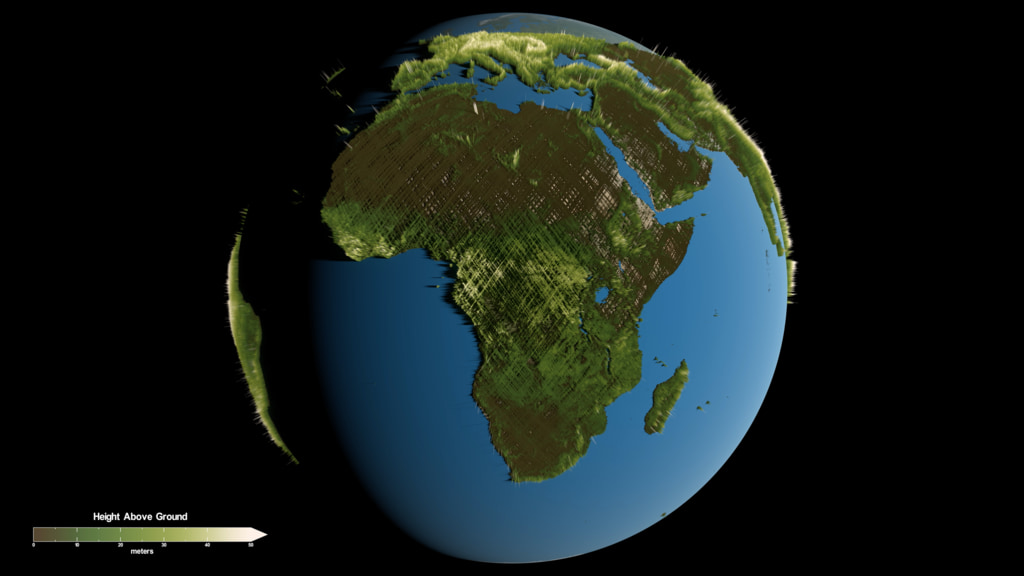
//> input picture images/gedi.jpg, 1024 x 576 px
$ ./earth_backup ../../images/gedi.jpg   (built with g++ and OpenCV 4)
//> lines starting //> are read from the running program, lines starting //| are printed output that depends on the picture
//> further down, image is the input picture: 576 rows x 1024 cols, CV_8UC3; mean B, G, R 27.6, 30, 21.2
#include "terrain.h"
#include "notes.h"
#include "synth.h"
#include "wav_writer.h"

#include <algorithm>
#include <array>
#include <cmath>
#include <iostream>
#include <string>
#include <vector>

// ---- Settings you can tweak ----
constexpr int kColumns = 32;             // time steps across the map
constexpr int kBarColumns = 4;           // columns per bar (one bass note each)
constexpr int kScaleDegrees = 10;        // melody range: 10 pentatonic notes = 2 octaves
constexpr int kMaxLeap = 3;              // biggest jump between neighbouring melody notes
constexpr int kRootMidi = 57;            // A3: the home note of the piece
constexpr double kCropBottom = 0.12;     // ignore the bottom 12% (legend + timestamp)
constexpr double kRestLandFraction = 0.04;  // columns with less land than this have no melody note

// What we learned about one column of the map.
struct ColumnStats {
    std::array<double, kTerrainCount> fraction{};  // share of each terrain type, 0..1
    double landFraction = 0.0;                     // vegetation + land + ice together
    double landPos = 0.5;                          // vertical centre of the land: 0 = bottom, 1 = top
};

// What we learned about the whole map.
struct EarthAnalysis {
    std::vector<ColumnStats> columns;
    std::array<double, kTerrainCount> overall{};   // share of each terrain type over the whole map
};

// The musical decisions that apply to the entire piece.
struct EarthMood {
    bool major = true;
    double bpm = 90.0;
};

bool isLand(Terrain t) {
    return t == Terrain::Vegetation || t == Terrain::Land || t == Terrain::IceCloud;
}

EarthAnalysis analyzeEarth(const cv::Mat& image) {
    // 256-pixel-wide copy, with the legend strip cut off the bottom.
    const double scale = 256.0 / image.cols;
//> scale = 0.25
    cv::Mat mid;
    cv::resize(image, mid, cv::Size(), scale, scale, cv::INTER_AREA);
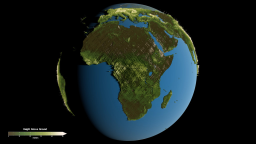
//> mid: 144 rows x 256 cols, CV_8UC3; mean B, G, R 27.6, 30, 21.2
    const int keepRows = static_cast<int>(mid.rows * (1.0 - kCropBottom));
//> keepRows = 126
    const cv::Mat map = mid(cv::Rect(0, 0, mid.cols, keepRows));  // a view: no pixels are copied
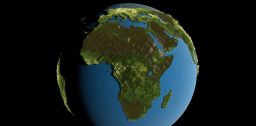
//> map: 126 rows x 256 cols, CV_8UC3; mean B, G, R 27.8, 30.9, 21.8

    cv::Mat hsv;
    cv::cvtColor(map, hsv, cv::COLOR_BGR2HSV);
//> hsv: 126 rows x 256 cols, CV_8UC3; mean H, S, V 26, 63.5, 36.6

    EarthAnalysis result;
    result.columns.resize(kColumns);
//> (the run ends here: the program needs code that is not available in this run, at `std::array<double, kTerrainCount> overallCounts{};`)
